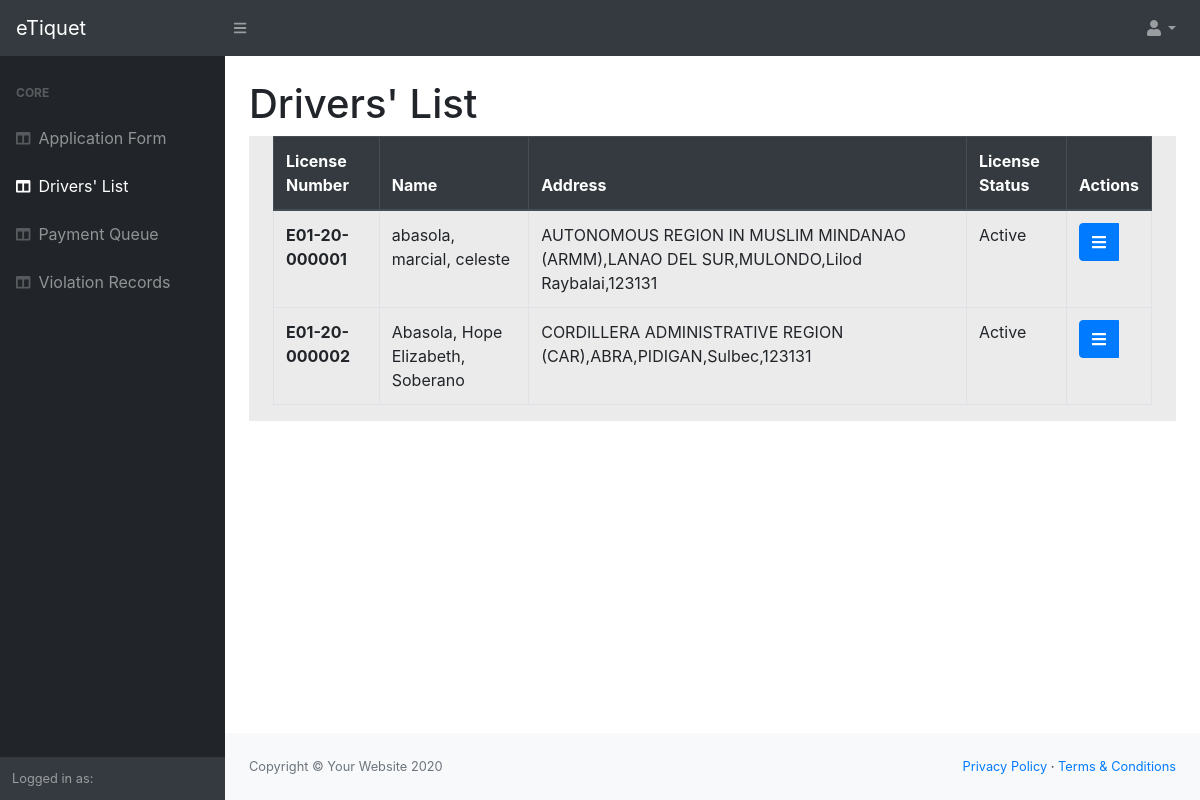
/officeView/driverTable.php (signed in), run on the app's committed database.
### tables this page shows
CREATE TABLE `tbl_drivers` (
  `driverNumber` int(11) NOT NULL,
  `licenseNumber` varchar(100) NOT NULL,
  `driverImage` longblob NOT NULL,
  `lastName` varchar(100) NOT NULL,
  `firstName` varchar(100) NOT NULL,
  `middleName` varchar(100) NOT NULL,
  `address` varchar(300) NOT NULL,
  `contactNumber` varchar(16) NOT NULL,
  `tinNumber` varchar(20) NOT NULL,
  `nationality` varchar(100) NOT NULL,
  `gender` varchar(100) NOT NULL,
  `birthDate` date NOT NULL,
  `height` varchar(100) NOT NULL,
  `weight` varchar(100) NOT NULL,
  `DSA` varchar(100) NOT NULL,
  `EA` varchar(100) NOT NULL,
  `bloodType` varchar(10) NOT NULL,
  `organDonor` varchar(10) NOT NULL,
  `civilStatus` varchar(100) NOT NULL,
  `hairColor` varchar(30) NOT NULL,
  `eyesColor` varchar(30) NOT NULL,
  `bodyBuilt` varchar(30) NOT NULL,
  `complexion` varchar(30) NOT NULL,
  `birthPlace` varchar(300) NOT NULL,
  `fatherName` varchar(100) NOT NULL,
  `motherName` varchar(100) NOT NULL,
  `spouseName` varchar(100) NOT NULL,
  `employerName` varchar(100) NOT NULL,
  `employerNumber` varchar(16) NOT NULL,
  `employerAddress` varchar(300) NOT NULL
);

CREATE TABLE `tbl_documents` (
  `id` int(11) NOT NULL,
  `licenseNumber` varchar(100) NOT NULL,
  `licenseType` varchar(100) NOT NULL DEFAULT 'Student',
  `restrictions` varchar(100) NOT NULL,
  `driverCondition` varchar(100) NOT NULL,
  `orcr` longblob NOT NULL,
  `licenseIssued` date NOT NULL DEFAULT current_timestamp(),
  `licenseExpiration` date NOT NULL,
  `status` varchar(100) NOT NULL DEFAULT 'Active'
);

### officeView/driverTable.php (the view, shortened to what this page needs)
<?php
$conn = OpenCon();
?>
<!DOCTYPE html>
<html lang="en">
    <head>
        <link href="../css/styles.css" rel="stylesheet" />
        <link href="https://cdn.datatables.net/1.10.20/css/dataTables.bootstrap4.min.css" rel="stylesheet" />
    </head>
    <body class="sb-nav-fixed">
        <nav class="sb-topnav navbar navbar-expand navbar-dark bg-dark">
            <a class="navbar-brand" href="index.php">eTiquet</a>
            <button class="btn btn-link btn-sm order-1 order-lg-0" id="sidebarToggle" href="#"><i class="fas fa-bars"></i></button>
            <ul class="navbar-nav ml-auto ml-md-0">
                <li class="nav-item dropdown">
                    <a class="nav-link dropdown-toggle" id="userDropdown" href="#" role="button" data-toggle="dropdown" aria-haspopup="true" aria-expanded="false"><i class="fas fa-user fa-fw"></i></a>
                </li>
            </ul>
        </nav>
        <div id="layoutSidenav">
            <div id="layoutSidenav_nav">
                <nav class="sb-sidenav accordion sb-sidenav-dark" id="sidenavAccordion">
                    <div class="sb-sidenav-menu">
                        <div class="nav">
                            <div class="sb-sidenav-menu-heading">Core</div>
                            <a class="nav-link" href="applicationForm.php">
                                <div class="sb-nav-link-icon"><i class="fas fa-columns"></i></div>
                                Application Form
                            </a>
                            <a class="nav-link" href="driverTable.php">
                                <div class="sb-nav-link-icon"><i class="fas fa-columns"></i></div>
                                Drivers' List
                            </a>
                            <a class="nav-link" href="payQueue.php">
                                <div class="sb-nav-link-icon"><i class="fas fa-columns"></i></div>
                                Payment Queue
                            </a>
                            <a class="nav-link" href="violationRec.php">
                                <div class="sb-nav-link-icon"><i class="fas fa-columns"></i></div>
                                Violation Records
                            </a>
                        </div>
                    </div>
                    <div class="sb-sidenav-footer">
                        <div class="small">Logged in as:</div>
                    </div>
                </nav>
            </div>
            <div id="layoutSidenav_content">
                <main>
                    <div class="container-fluid">
                        <h1 class="mt-4">Drivers' List</h1>
                        <form method ="POST" action = "#">
                            <div class="container-fluid table-responsive" style="background-color: rgb(235, 235, 235);">
                                <table class="table table-bordered" id="dataTable" width="100%" cellspacing="0">
                                    <thead class="thead-dark">
                                        <tr>
                                            <th scope="col">License Number</th>
                                            <th scope="col">Name</th>
                                            <th scope="col">Address</th>
                                            <th scope="col">License Status</th>
                                            <th scope="col">Actions</th>
                                        </tr>
                                    </thead>
                                    <tbody>
                                        <?php
                                        $sql = "select tbl_documents.licenseNumber,tbl_documents.status,tbl_drivers.lastName,tbl_drivers.firstName,tbl_drivers.middleName,tbl_drivers.address from tbl_drivers INNER JOIN tbl_documents ON tbl_drivers.licenseNumber = tbl_documents.licenseNumber";
                                        $result = mysqli_query($conn,$sql);
                                        $rows = array();
                                        $ctr = 0;
                                        while($r = mysqli_fetch_assoc($result)){
                                            $rows[] = $r;
                                        ?>
                                        <tr>
                                            <th scope="row"><?php echo $rows[$ctr]["licenseNumber"];?></th>
                                            <td><?php echo $rows[$ctr]["lastName"] .", ". $rows[$ctr]["firstName"].", ". $rows[$ctr]["middleName"];?></td>
                                            <td><?php echo $rows[$ctr]["address"];?></td>
                                            <td><?php echo $rows[$ctr]["status"];?></td>
                                            <td>
                                            <div class="btn-group">
                                                <button type="button" class='btn btn-primary'  data-toggle='dropdown'><i class="fas fa-bars"></i></button>
                                            </td>
                                        </tr>
                                        <?php
                                        $ctr++;
                                        }
                                        ?>
                                    </tbody>
                                </table>
                            </div>
                        </form>
                    </div>
                </main>
                <footer class="py-4 bg-light mt-auto">
                    <div class="container-fluid">
                        <div class="d-flex align-items-center justify-content-between small">
                            <div class="text-muted">Copyright &copy; Your Website 2020</div>
                            <div>
                                <a href="#">Privacy Policy</a>
                                &middot;
                                <a href="#">Terms &amp; Conditions</a>
                            </div>
                        </div>
                    </div>
                </footer>
            </div>
        </div>
    </body>
</html>

### data on the page
tbl_drivers: tbl_documents.licenseNumber "E01-20-000001", lastName "abasola", firstName "marcial", middleName "celeste", address "AUTONOMOUS REGION IN MUSLIM MINDANAO (ARMM),LANAO DEL SUR,MULONDO,Lilod Raybalai,123131", tbl_documents.status "Active"
tbl_drivers: tbl_documents.licenseNumber "E01-20-000002", lastName "Abasola", firstName "Hope Elizabeth", middleName "Soberano", address "CORDILLERA ADMINISTRATIVE REGION (CAR),ABRA,PIDIGAN,Sulbec,123131", tbl_documents.status "Active"
